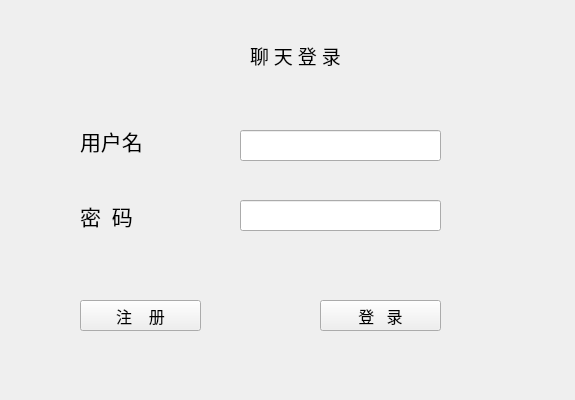
<?xml version="1.0" encoding="UTF-8"?>
<ui version="4.0">
 <class>LoginClass</class>
 <widget class="QWidget" name="LoginClass">
  <property name="geometry">
   <rect>
    <x>0</x>
    <y>0</y>
    <width>575</width>
    <height>400</height>
   </rect>
  </property>
  <property name="windowTitle">
   <string>Login</string>
  </property>
  <widget class="QLabel" name="label">
   <property name="geometry">
    <rect>
     <x>80</x>
     <y>120</y>
     <width>91</width>
     <height>41</height>
    </rect>
   </property>
   <property name="font">
    <font>
     <family>楷体</family>
     <pointsize>16</pointsize>
    </font>
   </property>
   <property name="text">
    <string>用户名</string>
   </property>
  </widget>
  <widget class="QLabel" name="label_2">
   <property name="geometry">
    <rect>
     <x>80</x>
     <y>190</y>
     <width>91</width>
     <height>51</height>
    </rect>
   </property>
   <property name="font">
    <font>
     <family>楷体</family>
     <pointsize>16</pointsize>
    </font>
   </property>
   <property name="text">
    <string>密  码</string>
   </property>
  </widget>
  <widget class="QLabel" name="label_3">
   <property name="geometry">
    <rect>
     <x>250</x>
     <y>30</y>
     <width>121</width>
     <height>51</height>
    </rect>
   </property>
   <property name="font">
    <font>
     <family>Agency FB</family>
     <pointsize>14</pointsize>
    </font>
   </property>
   <property name="text">
    <string>聊 天 登 录</string>
   </property>
  </widget>
  <widget class="QLineEdit" name="nameEdit">
   <property name="geometry">
    <rect>
     <x>240</x>
     <y>130</y>
     <width>201</width>
     <height>31</height>
    </rect>
   </property>
   <property name="font">
    <font>
     <family>宋体</family>
     <pointsize>11</pointsize>
    </font>
   </property>
  </widget>
  <widget class="QLineEdit" name="passwdEdit">
   <property name="geometry">
    <rect>
     <x>240</x>
     <y>200</y>
     <width>201</width>
     <height>31</height>
    </rect>
   </property>
   <property name="font">
    <font>
     <family>宋体</family>
     <pointsize>9</pointsize>
    </font>
   </property>
  </widget>
  <widget class="QPushButton" name="registButton">
   <property name="geometry">
    <rect>
     <x>80</x>
     <y>300</y>
     <width>121</width>
     <height>31</height>
    </rect>
   </property>
   <property name="font">
    <font>
     <family>Agency FB</family>
     <pointsize>12</pointsize>
    </font>
   </property>
   <property name="text">
    <string>注    册</string>
   </property>
  </widget>
  <widget class="QPushButton" name="loginButton">
   <property name="geometry">
    <rect>
     <x>320</x>
     <y>300</y>
     <width>121</width>
     <height>31</height>
    </rect>
   </property>
   <property name="font">
    <font>
     <family>Agency FB</family>
     <pointsize>12</pointsize>
    </font>
   </property>
   <property name="text">
    <string>登   录</string>
   </property>
  </widget>
 </widget>
 <layoutdefault spacing="6" margin="11"/>
 <resources>
  <include location="Login.qrc"/>
 </resources>
 <connections/>
</ui>
